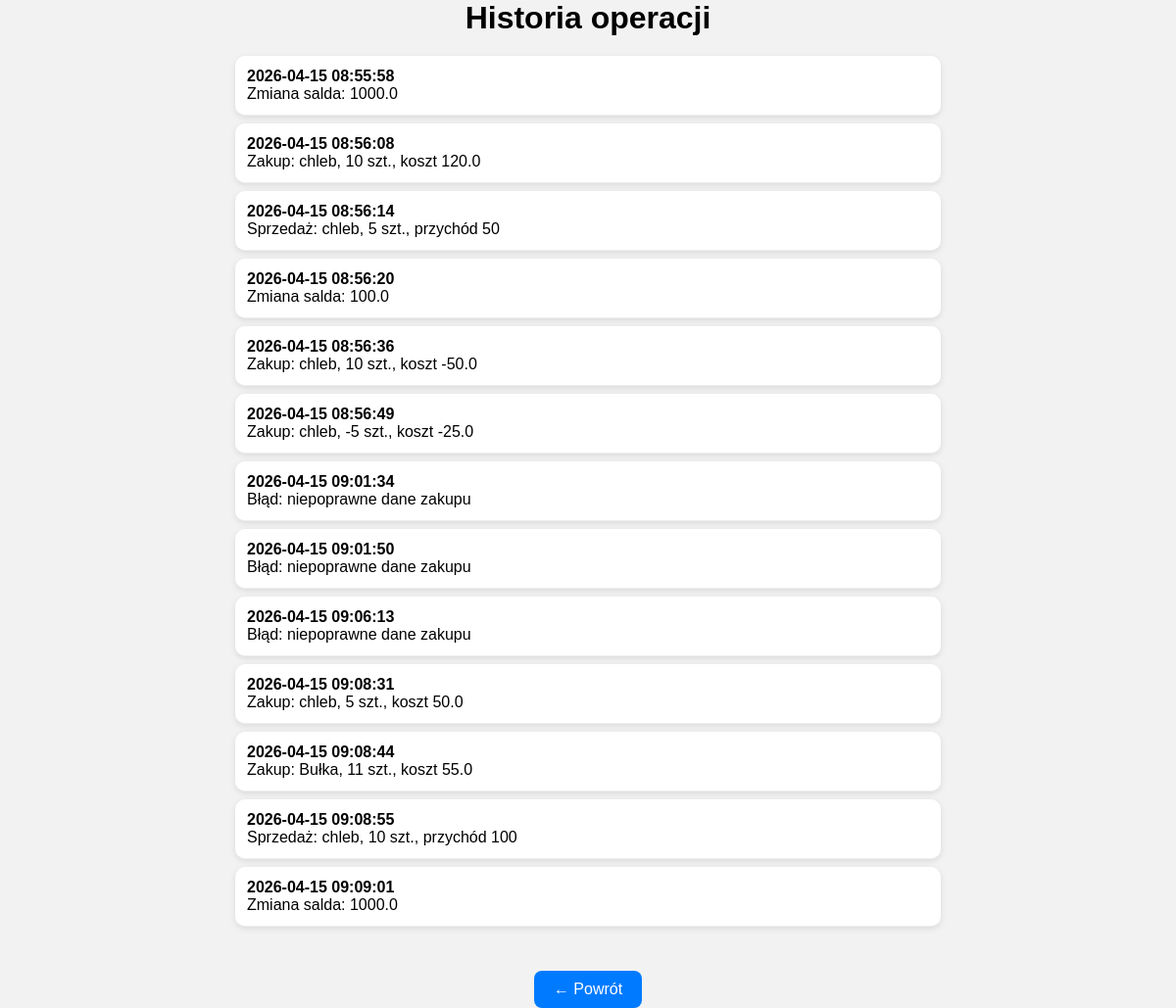
The page /historia/ on the database as committed earlier.
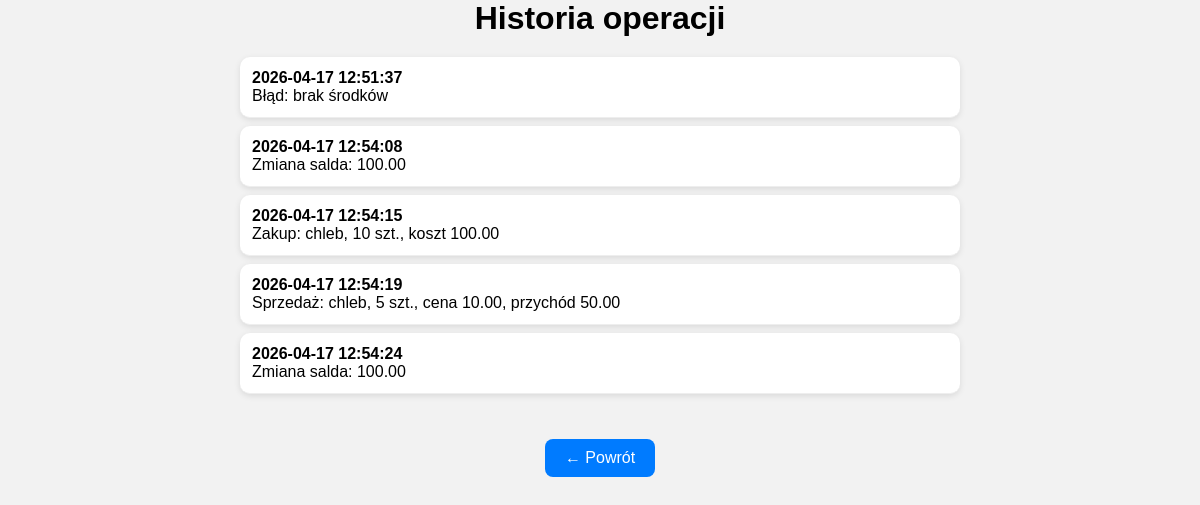
The same page on the database as committed later.
### models.py (models this page shows)
class Historia(db.Model):
    id = db.Column(db.Integer, primary_key=True)
    action = db.Column(db.String(200))
    timestamp = db.Column(db.DateTime, default=datetime.utcnow)

### app.py (the view)
@app.route("/historia/")
@app.route("/historia/<int:start>/<int:end>")
def historia(start=None, end=None):
    query = Historia.query.order_by(Historia.id).all()
    if start is None or end is None:
        return render_template("historia.html", historia=query)
    if start < 0 or end >= len(query) or start > end:
        error = f"Nieprawidłowy zakres. Dostępny: 0 - {len(query)-1}"
        return render_template("historia.html", historia=query, error=error)
    return render_template("historia.html", historia=query[start:end + 1])

### templates/historia.html (shortened to what this page needs)
<!DOCTYPE html>
<html lang="pl">
<head>
    <link rel="stylesheet" href="{{ url_for('static', filename='style.css') }}">
</head>
<body>
<h1>Historia operacji</h1>
{% if historia %}
    <ul class="history">
        {% for h in historia %}
            <li>
                <strong>{{ h.timestamp.strftime('%Y-%m-%d %H:%M:%S') }}</strong>
                <br>
                {{ h.action }}
            </li>
        {% endfor %}
    </ul>
{% else %}
    <p>Brak historii</p>
{% endif %}
<div style="margin-top: 20px;">
    <a href="/" class="btn">← Powrót</a>
</div>
</body>
</html>

### static/style.css (style rules this page uses)
* { margin: 0; padding: 0; box-sizing: border-box; }
body { font-family: Arial; background: #f2f2f2; text-align: center; }
h1 { margin-bottom: 20px; }
ul { list-style: none; margin-top: 10px; }
ul li { padding: 8px; border-bottom: 1px solid #eee; }
.btn { display: inline-block; margin-top: 25px; padding: 10px 20px; background: #007BFF; color: white; text-decoration: none; border-radius: 8px; transition: 0.2s; }
.history { list-style: none; padding: 0; margin-top: 20px; }
.history li { background: white; margin: 8px auto; padding: 12px; width: 60%; border-radius: 10px; box-shadow: 0 2px 6px rgba(0,0,0,0.1); text-align: left; }

Rows that differ between the two databases and show on the page:
removed Historia: timestamp "2026-04-15 08:55:58", action "Zmiana salda: 1000.0"
removed Historia: timestamp "2026-04-15 08:56:08", action "Zakup: chleb, 10 szt., koszt 120.0"
removed Historia: timestamp "2026-04-15 08:56:20", action "Zmiana salda: 100.0"
removed Historia: timestamp "2026-04-15 08:56:36", action "Zakup: chleb, 10 szt., koszt -50.0"
removed Historia: timestamp "2026-04-15 08:56:49", action "Zakup: chleb, -5 szt., koszt -25.0"
removed Historia: timestamp "2026-04-15 09:01:34", action "Błąd: niepoprawne dane zakupu"
removed Historia: timestamp "2026-04-15 09:01:50", action "Błąd: niepoprawne dane zakupu"
removed Historia: timestamp "2026-04-15 09:06:13", action "Błąd: niepoprawne dane zakupu"
removed Historia: timestamp "2026-04-15 09:08:31", action "Zakup: chleb, 5 szt., koszt 50.0"
removed Historia: timestamp "2026-04-15 09:08:44", action "Zakup: Bułka, 11 szt., koszt 55.0"
removed Historia: timestamp "2026-04-15 09:08:55", action "Sprzedaż: chleb, 10 szt., przychód 100"
removed Historia: timestamp "2026-04-15 09:09:01", action "Zmiana salda: 1000.0"
added Historia: timestamp "2026-04-17 12:51:37", action "Błąd: brak środków"
added Historia: timestamp "2026-04-17 12:54:08", action "Zmiana salda: 100.00"
changed Historia: timestamp "2026-04-15 08:56:14" → "2026-04-17 12:54:15"; action "Sprzedaż: chleb, 5 szt., przychód 50" → "Zakup: chleb, 10 szt., koszt 100.00"
added Historia: timestamp "2026-04-17 12:54:19", action "Sprzedaż: chleb, 5 szt., cena 10.00, przychód 50.00"
added Historia: timestamp "2026-04-17 12:54:24", action "Zmiana salda: 100.00"
